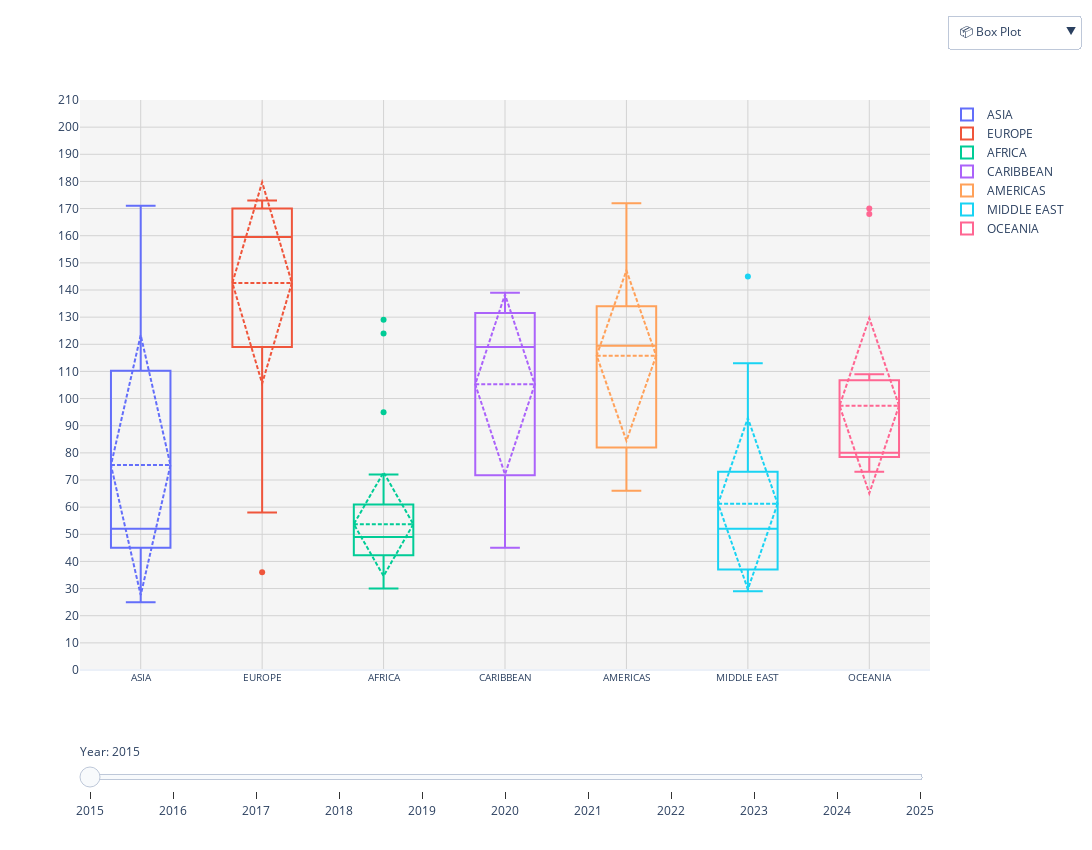

The notebook cell saved with this chart:
### Markdown cell above
## Data Visualisation

### Code cell
import pandas as pd
import plotly.graph_objects as go
import plotly.express as px

# --- Filter to 2015–2025 only ---
rank_filtered = rank_by_year[(rank_by_year['year'] >= 2015) & (rank_by_year['year'] <= 2025)]
years = sorted(rank_filtered['year'].unique())
regions = rank_filtered['region'].unique()

# --- Assign consistent colors per region ---
colors = px.colors.qualitative.Plotly[:len(regions)]
region_colors = dict(zip(regions, colors))

# --- Initialize figure ---
fig = go.Figure()

# --- Box plots per region per year ---
for year in years:
    df_year = rank_filtered[rank_filtered['year'] == year]
    for region in regions:
        df_region = df_year[df_year['region'] == region]
        fig.add_trace(go.Box(
            y=df_region['visa_free_count'],
            name=region,
            marker=dict(color=region_colors[region]),
            line=dict(color=region_colors[region], width=2),
            boxmean='sd',
            fillcolor='rgba(0,0,0,0)',
            customdata=df_region['country'],
            hovertemplate="<b>Region:</b> "+region+
                          "<br><b>Country:</b> %{customdata}"+
                          "<br><b>Visa-Free:</b> %{y}<extra></extra>",
            visible=True if year == years[0] else False
        ))

# --- Bar plots per region per year (initially hidden) ---
for year in years:
    df_year = rank_filtered[rank_filtered['year'] == year]
    for region in regions:
        df_region = df_year[df_year['region'] == region].sort_values('visa_free_count', ascending=False)
        fig.add_trace(go.Bar(
            x=df_region['country'],
            y=df_region['visa_free_count'],
            marker_color=region_colors[region],
            name=f"{region} - {year}",
            hovertemplate="Country: %{x}<br>Visa-Free: %{y}<extra></extra>",
            visible=False  # initially hidden
        ))

# --- Slider steps ---
steps = []
box_traces_per_year = len(regions)
bar_traces_per_year = len(regions)

for i, year in enumerate(years):
    visibility = [False] * len(fig.data)
    start = i * box_traces_per_year
    end = start + box_traces_per_year
    for j in range(start, end):
        visibility[j] = True
    steps.append(dict(
        method="update",
        label=str(year),
        args=[{"visible": visibility},
              {"title": f"Visa-Free Access Distribution by Region — {year}",
               "yaxis": {"title": "Visa-Free Destinations", "range": [0, 210],
                         "showgrid": True, "gridcolor": "lightgrey", "dtick": 10},
               "xaxis": {"tickangle": 0, "showgrid": True, "gridcolor": "lightgrey"}}]
    ))

sliders = [dict(
    active=0,
    currentvalue={"prefix": "Year: "},
    pad={"t": 70},
    steps=steps
)]

# --- Buttons to switch between views ---
buttons = []

# Box plot button
buttons.append(dict(
    label="📦 Box Plot",
    method="update",
    args=[{"visible": [True]*box_traces_per_year + [False]*(len(fig.data)-box_traces_per_year)},
          {"title": f"Visa-Free Access Distribution by Region — {years[0]}",
           "yaxis": {"title": "Visa-Free Destinations", "range": [0, 210],
                     "showgrid": True, "gridcolor": "lightgrey", "dtick": 10},
           "xaxis": {"tickangle": 0, "showgrid": True, "gridcolor": "lightgrey"}}]
))

# Region bar plot buttons (show 2025 data by default)
year_2025_index = years.index(2025)  # find index of 2025
for r_idx, region in enumerate(regions):
    visibility = [False]*len(fig.data)
    # Calculate bar trace index for 2025
    bar_start = len(years)*box_traces_per_year + year_2025_index*bar_traces_per_year + r_idx
    if bar_start < len(fig.data):
        visibility[bar_start] = True
    buttons.append(dict(
        label=f"🏳️ {region}",
        method="update",
        args=[{"visible": visibility},
              {"title": f"Visa-Free Access by Country — {region} (2025)",
               "yaxis": {"title": "Visa-Free Destinations", "range": [0, 210],
                         "showgrid": True, "gridcolor": "lightgrey", "dtick": 10},
               "xaxis": {"tickangle": -45, "showgrid": True, "gridcolor": "lightgrey"}}]
    ))

# --- Final layout ---
fig.update_layout(
    sliders=sliders,
    updatemenus=[dict(
        type="dropdown",
        showactive=True,
        buttons=buttons,
        x=1.02,
        xanchor="left",
        y=1.15,
        yanchor="top"
    )],
    width=1500,
    height=850,
    template='plotly_white',
    plot_bgcolor='rgba(245,245,245,1)',
    paper_bgcolor='white',
    margin=dict(l=80, r=40, t=100, b=180),
    xaxis=dict(
        showgrid=True,
        gridcolor='lightgrey',
        tickangle=0,
        tickfont=dict(size=10)
    ),
    yaxis=dict(
        showgrid=True,
        gridcolor='lightgrey',
        tick0=0,
        dtick=10,
        range=[0, 210]
    )
)

fig.show()
